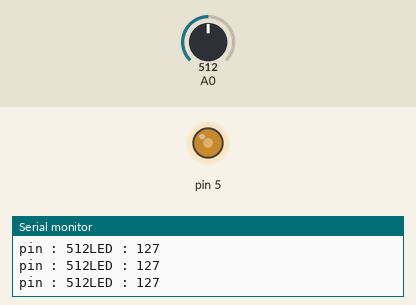
A sketch run on a simulated Arduino Uno, built with avr-gcc and run on an emulated ATmega328P. Parts: output pins drawn as LEDs (lit = HIGH), the last lines printed to the serial monitor. Inputs (shaded band) come from the test bench; at power-on: A0 = 512.

Above: at 1.2 s.
1.3 s: A0 set to 417
At 1.6 s:
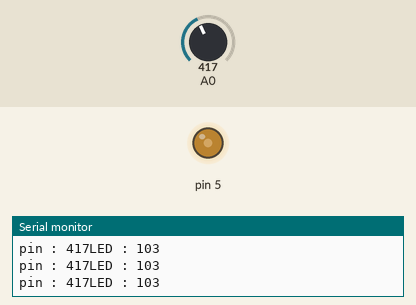
2.8 s: A0 set to 387
At 3.9 s:
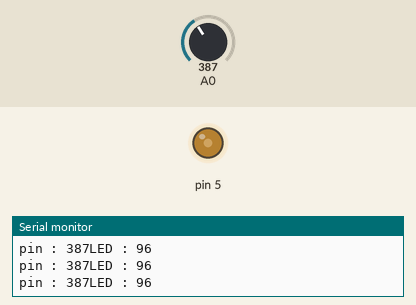
5.8 s: A0 set to 1023
At 6.3 s:
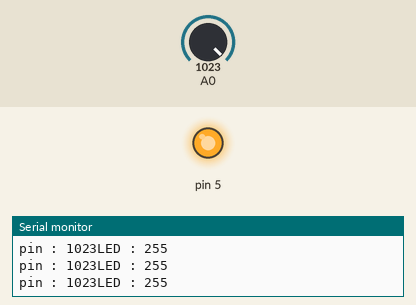
7.3 s: A0 set to 989
At 7.7 s:
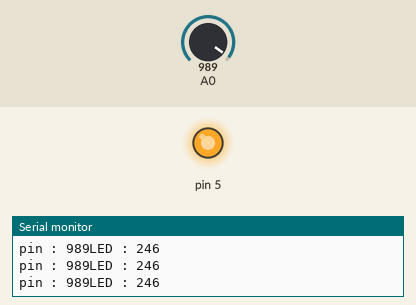
8.8 s: A0 set to 716
At 9.9 s:
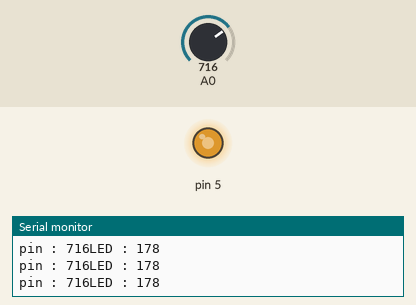
10.3 s: A0 set to 122
At 10.9 s:
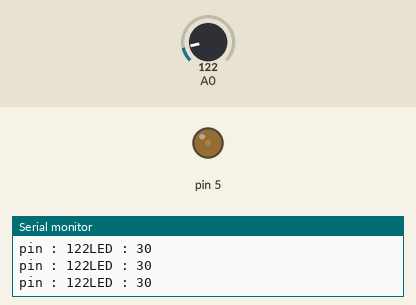
Timing chart, 0 to 12.8 s (numbered marks = the images above; inputs shaded):
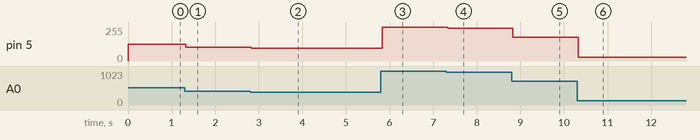

Measured:
- after the input at 1.3 s, pin 5: 127/255 → 103/255 at once
- after the input at 2.8 s, pin 5: 103/255 → 96/255 at once
- after the input at 5.8 s, pin 5: 96/255 → 255/255 at once
- after the input at 7.3 s, pin 5: 255/255 → 246/255 at once
- after the input at 8.8 s, pin 5: 246/255 → 178/255 at once
- after the input at 10.3 s, pin 5: 178/255 → 30/255 at once

The sketch:

LED_with_Variable_resistance.ino
```cpp
int Write1;

void setup() {
  // put your setup code here, to run once:
  Serial.begin(9600);
  pinMode(5,OUTPUT);
}

void loop() {
  // put your main code here, to run repeatedly:
  int potval= analogRead(A0);
  Serial.print("pin : ");
  Serial.print(potval);
  Serial.print("LED : ");
  Serial.println(Write1);
  Write1=map(potval,0,1023,0,255);
  analogWrite(5,Write1);
}
```
